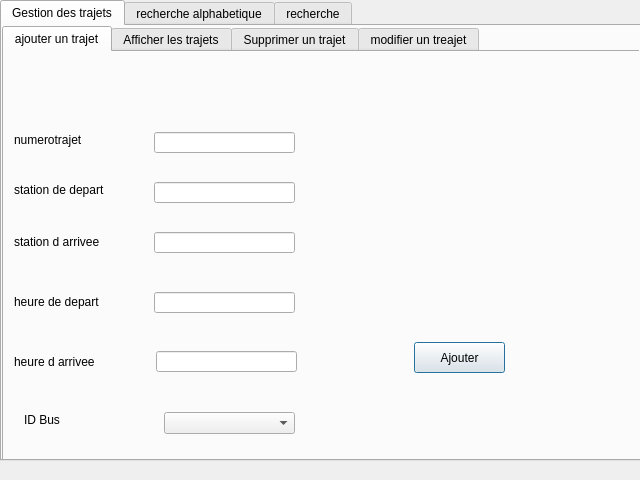
<?xml version="1.0" encoding="UTF-8"?>
<ui version="4.0">
 <class>gestionTrajet</class>
 <widget class="QDialog" name="gestionTrajet">
  <property name="geometry">
   <rect>
    <x>0</x>
    <y>0</y>
    <width>640</width>
    <height>480</height>
   </rect>
  </property>
  <property name="windowTitle">
   <string>Trajet</string>
  </property>
  <widget class="QTabWidget" name="tabWidget_2">
   <property name="geometry">
    <rect>
     <x>0</x>
     <y>0</y>
     <width>641</width>
     <height>461</height>
    </rect>
   </property>
   <property name="styleSheet">
    <string notr="true">font: 10pt &quot;MS Shell Dlg 2&quot;;</string>
   </property>
   <property name="currentIndex">
    <number>0</number>
   </property>
   <widget class="QWidget" name="tab_4">
    <attribute name="title">
     <string>Gestion des trajets</string>
    </attribute>
    <widget class="QTabWidget" name="tabWidget">
     <property name="geometry">
      <rect>
       <x>0</x>
       <y>0</y>
       <width>721</width>
       <height>471</height>
      </rect>
     </property>
     <property name="currentIndex">
      <number>0</number>
     </property>
     <widget class="QWidget" name="tab">
      <attribute name="title">
       <string>ajouter un trajet</string>
      </attribute>
      <widget class="QLabel" name="label">
       <property name="geometry">
        <rect>
         <x>10</x>
         <y>80</y>
         <width>91</width>
         <height>16</height>
        </rect>
       </property>
       <property name="text">
        <string>numerotrajet</string>
       </property>
      </widget>
      <widget class="QLabel" name="label_2">
       <property name="geometry">
        <rect>
         <x>10</x>
         <y>130</y>
         <width>111</width>
         <height>16</height>
        </rect>
       </property>
       <property name="text">
        <string>station de depart</string>
       </property>
      </widget>
      <widget class="QLabel" name="label_3">
       <property name="geometry">
        <rect>
         <x>10</x>
         <y>180</y>
         <width>101</width>
         <height>20</height>
        </rect>
       </property>
       <property name="text">
        <string>station d arrivee</string>
       </property>
      </widget>
      <widget class="QLineEdit" name="lineEdit_num">
       <property name="geometry">
        <rect>
         <x>150</x>
         <y>80</y>
         <width>141</width>
         <height>21</height>
        </rect>
       </property>
      </widget>
      <widget class="QLineEdit" name="lineEdit_stationd">
       <property name="geometry">
        <rect>
         <x>150</x>
         <y>130</y>
         <width>141</width>
         <height>21</height>
        </rect>
       </property>
      </widget>
      <widget class="QLineEdit" name="lineEdit_stationa">
       <property name="geometry">
        <rect>
         <x>150</x>
         <y>180</y>
         <width>141</width>
         <height>21</height>
        </rect>
       </property>
      </widget>
      <widget class="QPushButton" name="pb_ajouter">
       <property name="geometry">
        <rect>
         <x>410</x>
         <y>290</y>
         <width>91</width>
         <height>31</height>
        </rect>
       </property>
       <property name="text">
        <string>Ajouter</string>
       </property>
      </widget>
      <widget class="QLabel" name="label_5">
       <property name="geometry">
        <rect>
         <x>10</x>
         <y>240</y>
         <width>101</width>
         <height>20</height>
        </rect>
       </property>
       <property name="text">
        <string>heure de depart</string>
       </property>
      </widget>
      <widget class="QLineEdit" name="lineEdit_dated">
       <property name="geometry">
        <rect>
         <x>150</x>
         <y>240</y>
         <width>141</width>
         <height>21</height>
        </rect>
       </property>
      </widget>
      <widget class="QLabel" name="label_6">
       <property name="geometry">
        <rect>
         <x>10</x>
         <y>300</y>
         <width>101</width>
         <height>20</height>
        </rect>
       </property>
       <property name="text">
        <string>heure d arrivee</string>
       </property>
      </widget>
      <widget class="QLineEdit" name="lineEdit_datea">
       <property name="geometry">
        <rect>
         <x>152</x>
         <y>299</y>
         <width>141</width>
         <height>21</height>
        </rect>
       </property>
      </widget>
      <widget class="QLabel" name="label_8">
       <property name="geometry">
        <rect>
         <x>0</x>
         <y>0</y>
         <width>731</width>
         <height>411</height>
        </rect>
       </property>
       <property name="text">
        <string/>
       </property>
      </widget>
      <widget class="QComboBox" name="comboBoxIDBus_2">
       <property name="geometry">
        <rect>
         <x>160</x>
         <y>360</y>
         <width>131</width>
         <height>22</height>
        </rect>
       </property>
      </widget>
      <widget class="QLabel" name="label_19">
       <property name="geometry">
        <rect>
         <x>20</x>
         <y>360</y>
         <width>91</width>
         <height>16</height>
        </rect>
       </property>
       <property name="text">
        <string>ID Bus</string>
       </property>
      </widget>
      <zorder>label_8</zorder>
      <zorder>label</zorder>
      <zorder>label_2</zorder>
      <zorder>label_3</zorder>
      <zorder>lineEdit_num</zorder>
      <zorder>lineEdit_stationd</zorder>
      <zorder>lineEdit_stationa</zorder>
      <zorder>pb_ajouter</zorder>
      <zorder>label_5</zorder>
      <zorder>lineEdit_dated</zorder>
      <zorder>label_6</zorder>
      <zorder>lineEdit_datea</zorder>
      <zorder>comboBoxIDBus_2</zorder>
      <zorder>label_19</zorder>
     </widget>
     <widget class="QWidget" name="tab_2">
      <attribute name="title">
       <string>Afficher les trajets</string>
      </attribute>
      <widget class="QTableView" name="tabtrajet">
       <property name="geometry">
        <rect>
         <x>0</x>
         <y>0</y>
         <width>711</width>
         <height>441</height>
        </rect>
       </property>
      </widget>
     </widget>
     <widget class="QWidget" name="tab_3">
      <attribute name="title">
       <string>Supprimer un trajet</string>
      </attribute>
      <widget class="QLineEdit" name="lineEdit_numt">
       <property name="geometry">
        <rect>
         <x>150</x>
         <y>30</y>
         <width>151</width>
         <height>20</height>
        </rect>
       </property>
      </widget>
      <widget class="QLabel" name="label_4">
       <property name="geometry">
        <rect>
         <x>20</x>
         <y>30</y>
         <width>111</width>
         <height>16</height>
        </rect>
       </property>
       <property name="text">
        <string>numero du trajet</string>
       </property>
      </widget>
      <widget class="QPushButton" name="pb_supprimer">
       <property name="geometry">
        <rect>
         <x>450</x>
         <y>240</y>
         <width>75</width>
         <height>23</height>
        </rect>
       </property>
       <property name="text">
        <string>Supprimer</string>
       </property>
      </widget>
      <widget class="QLabel" name="label_9">
       <property name="geometry">
        <rect>
         <x>0</x>
         <y>0</y>
         <width>731</width>
         <height>411</height>
        </rect>
       </property>
       <property name="text">
        <string/>
       </property>
      </widget>
      <zorder>label_9</zorder>
      <zorder>lineEdit_numt</zorder>
      <zorder>label_4</zorder>
      <zorder>pb_supprimer</zorder>
     </widget>
     <widget class="QWidget" name="tab_6">
      <attribute name="title">
       <string>modifier un treajet</string>
      </attribute>
      <widget class="QLineEdit" name="lineEdit_stationam">
       <property name="geometry">
        <rect>
         <x>140</x>
         <y>130</y>
         <width>131</width>
         <height>21</height>
        </rect>
       </property>
      </widget>
      <widget class="QLabel" name="label_12">
       <property name="geometry">
        <rect>
         <x>20</x>
         <y>130</y>
         <width>101</width>
         <height>16</height>
        </rect>
       </property>
       <property name="text">
        <string>station d arrivee</string>
       </property>
      </widget>
      <widget class="QLineEdit" name="lineEdit_dateam">
       <property name="geometry">
        <rect>
         <x>140</x>
         <y>240</y>
         <width>131</width>
         <height>21</height>
        </rect>
       </property>
      </widget>
      <widget class="QLineEdit" name="lineEdit_datedm">
       <property name="geometry">
        <rect>
         <x>140</x>
         <y>180</y>
         <width>131</width>
         <height>21</height>
        </rect>
       </property>
      </widget>
      <widget class="QLabel" name="label_13">
       <property name="geometry">
        <rect>
         <x>20</x>
         <y>30</y>
         <width>101</width>
         <height>16</height>
        </rect>
       </property>
       <property name="text">
        <string>numero du trajet</string>
       </property>
      </widget>
      <widget class="QLabel" name="label_14">
       <property name="geometry">
        <rect>
         <x>20</x>
         <y>180</y>
         <width>91</width>
         <height>16</height>
        </rect>
       </property>
       <property name="text">
        <string>date de depart </string>
       </property>
      </widget>
      <widget class="QLineEdit" name="lineEdit_numm">
       <property name="geometry">
        <rect>
         <x>140</x>
         <y>30</y>
         <width>131</width>
         <height>21</height>
        </rect>
       </property>
      </widget>
      <widget class="QLabel" name="label_15">
       <property name="geometry">
        <rect>
         <x>20</x>
         <y>240</y>
         <width>91</width>
         <height>16</height>
        </rect>
       </property>
       <property name="text">
        <string>date d arrivee</string>
       </property>
      </widget>
      <widget class="QLabel" name="label_16">
       <property name="geometry">
        <rect>
         <x>20</x>
         <y>80</y>
         <width>101</width>
         <height>16</height>
        </rect>
       </property>
       <property name="text">
        <string>station de depart</string>
       </property>
      </widget>
      <widget class="QLineEdit" name="lineEdit_stationdm">
       <property name="geometry">
        <rect>
         <x>140</x>
         <y>80</y>
         <width>131</width>
         <height>21</height>
        </rect>
       </property>
      </widget>
      <widget class="QPushButton" name="pb_modifier">
       <property name="geometry">
        <rect>
         <x>390</x>
         <y>300</y>
         <width>91</width>
         <height>31</height>
        </rect>
       </property>
       <property name="text">
        <string>modifier</string>
       </property>
      </widget>
      <widget class="QLabel" name="label_10">
       <property name="geometry">
        <rect>
         <x>0</x>
         <y>0</y>
         <width>731</width>
         <height>411</height>
        </rect>
       </property>
       <property name="text">
        <string/>
       </property>
      </widget>
      <widget class="QComboBox" name="comboBoxIDBus">
       <property name="geometry">
        <rect>
         <x>140</x>
         <y>300</y>
         <width>131</width>
         <height>22</height>
        </rect>
       </property>
      </widget>
      <widget class="QLabel" name="label_18">
       <property name="geometry">
        <rect>
         <x>20</x>
         <y>300</y>
         <width>91</width>
         <height>16</height>
        </rect>
       </property>
       <property name="text">
        <string>ID Bus</string>
       </property>
      </widget>
      <zorder>label_10</zorder>
      <zorder>lineEdit_stationam</zorder>
      <zorder>label_12</zorder>
      <zorder>lineEdit_dateam</zorder>
      <zorder>lineEdit_datedm</zorder>
      <zorder>label_13</zorder>
      <zorder>label_14</zorder>
      <zorder>lineEdit_numm</zorder>
      <zorder>label_15</zorder>
      <zorder>label_16</zorder>
      <zorder>lineEdit_stationdm</zorder>
      <zorder>pb_modifier</zorder>
      <zorder>comboBoxIDBus</zorder>
      <zorder>label_18</zorder>
     </widget>
    </widget>
   </widget>
   <widget class="QWidget" name="tab_5">
    <attribute name="title">
     <string>recherche alphabetique</string>
    </attribute>
    <widget class="QPushButton" name="pushButton">
     <property name="geometry">
      <rect>
       <x>380</x>
       <y>390</y>
       <width>231</width>
       <height>28</height>
      </rect>
     </property>
     <property name="text">
      <string>recherche alphabetiqe</string>
     </property>
    </widget>
    <widget class="QTableView" name="tablea">
     <property name="geometry">
      <rect>
       <x>20</x>
       <y>10</y>
       <width>591</width>
       <height>361</height>
      </rect>
     </property>
    </widget>
    <widget class="QLabel" name="label_11">
     <property name="geometry">
      <rect>
       <x>0</x>
       <y>0</y>
       <width>731</width>
       <height>521</height>
      </rect>
     </property>
     <property name="text">
      <string/>
     </property>
    </widget>
    <zorder>label_11</zorder>
    <zorder>pushButton</zorder>
    <zorder>tablea</zorder>
   </widget>
   <widget class="QWidget" name="tab_7">
    <attribute name="title">
     <string>recherche</string>
    </attribute>
    <widget class="QTableView" name="tabler">
     <property name="geometry">
      <rect>
       <x>20</x>
       <y>60</y>
       <width>601</width>
       <height>371</height>
      </rect>
     </property>
    </widget>
    <widget class="QLabel" name="label_7">
     <property name="geometry">
      <rect>
       <x>40</x>
       <y>30</y>
       <width>261</width>
       <height>16</height>
      </rect>
     </property>
     <property name="text">
      <string>saisir le numero du tarje a rechercher :</string>
     </property>
    </widget>
    <widget class="QLineEdit" name="lineEdit_numr">
     <property name="geometry">
      <rect>
       <x>350</x>
       <y>30</y>
       <width>191</width>
       <height>22</height>
      </rect>
     </property>
    </widget>
    <widget class="QLabel" name="label_17">
     <property name="geometry">
      <rect>
       <x>0</x>
       <y>0</y>
       <width>731</width>
       <height>501</height>
      </rect>
     </property>
     <property name="text">
      <string/>
     </property>
    </widget>
    <zorder>label_17</zorder>
    <zorder>tabler</zorder>
    <zorder>label_7</zorder>
    <zorder>lineEdit_numr</zorder>
   </widget>
  </widget>
 </widget>
 <resources/>
 <connections/>
</ui>
